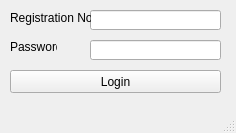
<?xml version="1.0" encoding="UTF-8"?>
<ui version="4.0">
 <class>Login</class>
 <widget class="QMainWindow" name="Login">
  <property name="geometry">
   <rect>
    <x>0</x>
    <y>0</y>
    <width>236</width>
    <height>133</height>
   </rect>
  </property>
  <property name="windowTitle">
   <string>Login</string>
  </property>
  <widget class="QWidget" name="centralwidget">
   <widget class="QLineEdit" name="lineEdit">
    <property name="geometry">
     <rect>
      <x>90</x>
      <y>10</y>
      <width>131</width>
      <height>20</height>
     </rect>
    </property>
   </widget>
   <widget class="QLineEdit" name="lineEdit_2">
    <property name="geometry">
     <rect>
      <x>90</x>
      <y>40</y>
      <width>131</width>
      <height>20</height>
     </rect>
    </property>
   </widget>
   <widget class="QLabel" name="label">
    <property name="geometry">
     <rect>
      <x>10</x>
      <y>10</y>
      <width>81</width>
      <height>16</height>
     </rect>
    </property>
    <property name="text">
     <string>Registration No</string>
    </property>
   </widget>
   <widget class="QLabel" name="label_2">
    <property name="geometry">
     <rect>
      <x>10</x>
      <y>40</y>
      <width>47</width>
      <height>13</height>
     </rect>
    </property>
    <property name="text">
     <string>Password</string>
    </property>
   </widget>
   <widget class="QPushButton" name="pushButton">
    <property name="geometry">
     <rect>
      <x>10</x>
      <y>70</y>
      <width>211</width>
      <height>23</height>
     </rect>
    </property>
    <property name="text">
     <string>Login</string>
    </property>
   </widget>
  </widget>
  <widget class="QMenuBar" name="menubar">
   <property name="geometry">
    <rect>
     <x>0</x>
     <y>0</y>
     <width>236</width>
     <height>21</height>
    </rect>
   </property>
  </widget>
  <widget class="QStatusBar" name="statusbar"/>
 </widget>
 <resources/>
 <connections/>
</ui>
